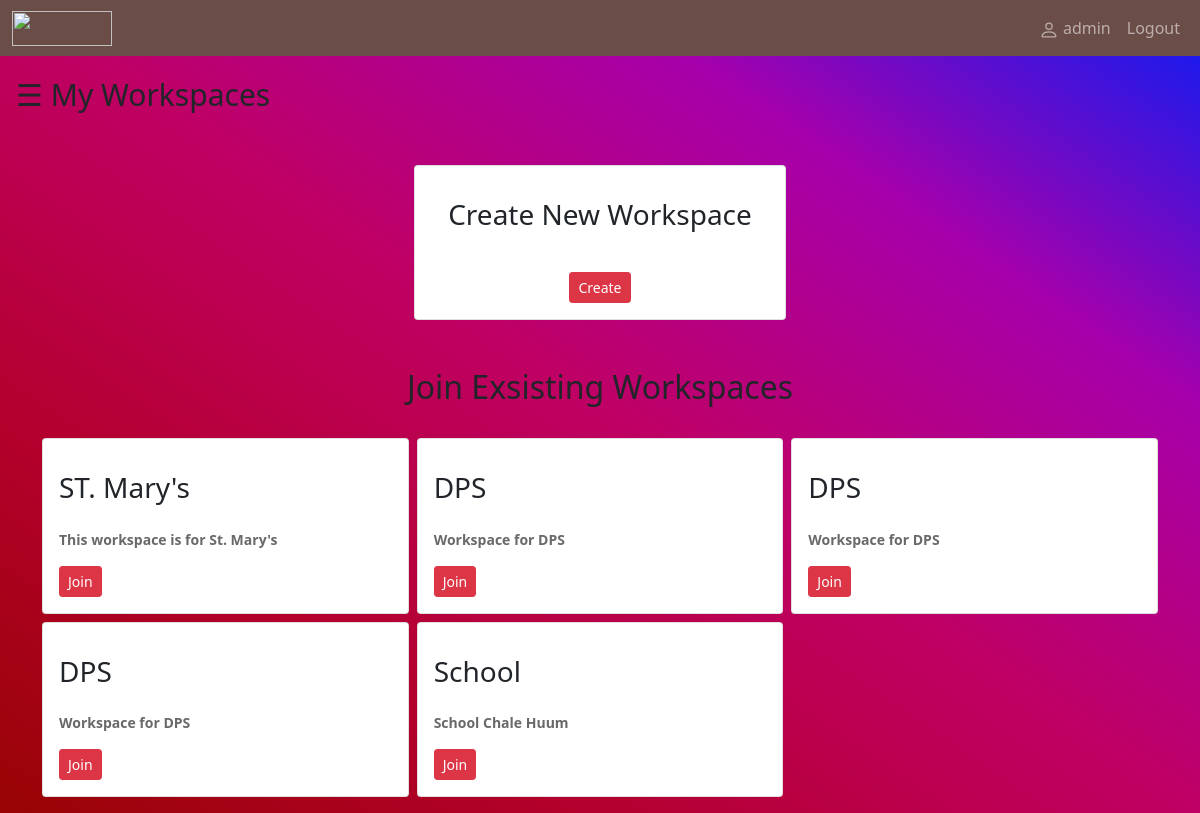
The page /front/ (signed in) on the database as committed earlier.
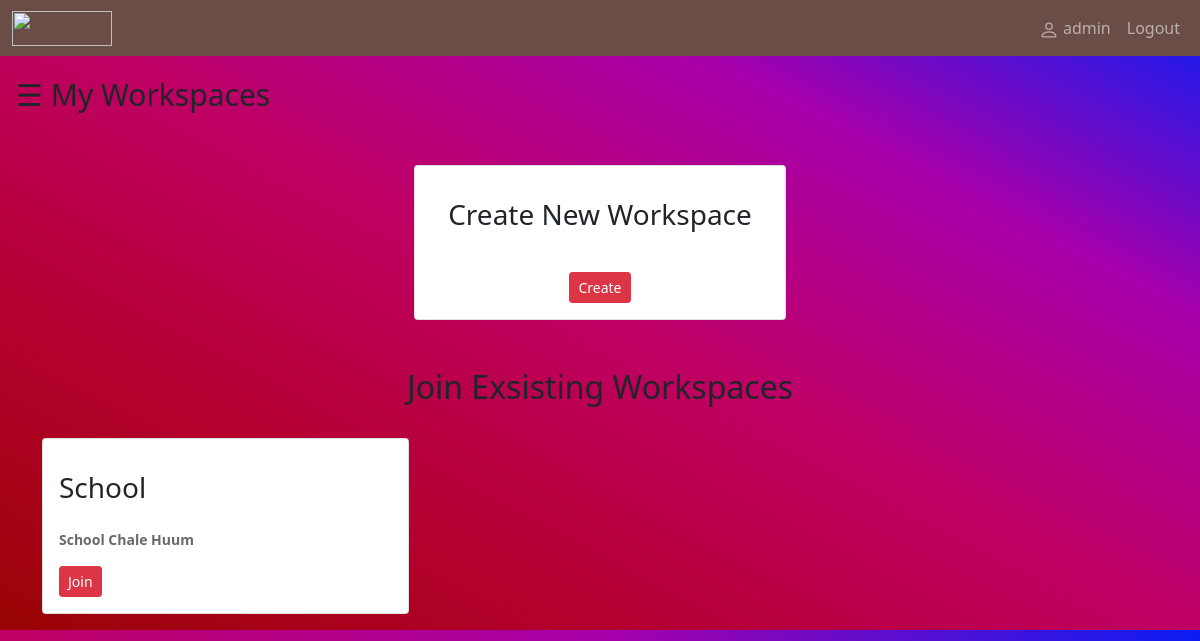
The same page on the database as committed later.
### docplatform/models.py (models this page shows)
class Workspace(models.Model):
    name =  models.CharField(max_length=100)
    admin = models.ForeignKey(settings.AUTH_USER_MODEL, on_delete=models.CASCADE, related_name='+')
    desc = models.TextField()

### docplatform/views.py (the view)
# urls.py: path('front/', views.front, name="front"),
def front(request):
    workspace_list = Workspace.objects.all()
    workspace_joined = request.user.workspace
    return render(request,'front.html', {'workspace_list':workspace_list,'workspace_joined':workspace_joined})

### docplatform/templates/front.html (shortened to what this page needs)
{% extends 'base2.html' %}
{% block content %}
<div id="main">
    <span style="font-size:30px;cursor:pointer" onclick="openNav()">&#9776; My Workspaces</span>
<div class="container mt-5">
    <div class="row g-2">
        <center>
        <div class="col-md-4">
            <div class="card p-3">
                    <h3 class="mt-3 text-truncate">Create New Workspace</h3>
                    <div class="d-block mt-3"> <a href="{% url 'create' %}" class=" btn btn-danger btn-sm btn-block">Create</a> </div>
                </div>
            </div>
        </div>
    </div>
<div class="container mt-5">
    <center><h2>Join Exsisting Workspaces</h2></center>
    <div class="row g-2">
        {% for i in workspace_list %}
        {%  if i not in request.user.workspace.all %}
        <div class="col-md-4">
            <div class="card p-3">
                    <h3 class="mt-3 text-truncate">{{i.name}}</h3> <span class="text justify-content mt-3">{{i.desc}}</span>
                    <div class="d-block mt-3"> <a href="{% url 'join' i.id %}" class=" btn btn-danger btn-sm btn-block">Join</a> </div>
            </div>
        </div>
        {% endif %}
        {% endfor %}
    </div>
</div>
</div>
{% endblock %}

Rows that differ between the two databases and show on the page:
no longer on this page (row unchanged): Workspace: name "ST. Mary's", desc "This workspace is for St. Mary's"
no longer on this page (row unchanged): Workspace: name "DPS", desc "Workspace for DPS"
removed Workspace: name "DPS", desc "Workspace for DPS"
removed Workspace: name "DPS", desc "Workspace for DPS"
